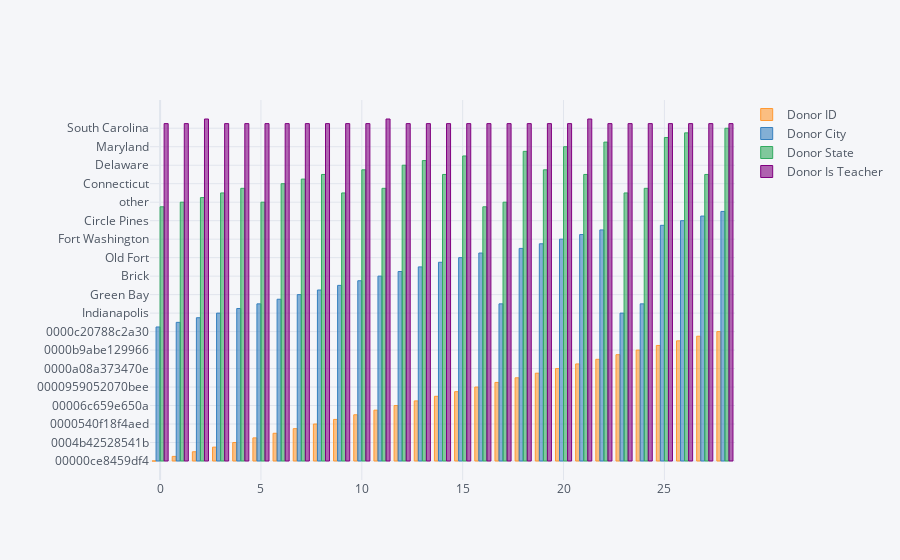

This figure's notebook cell:
### Code cell
main(cat)

### Figure 1 — Plotly figure (JSON) as saved in the notebook; plotly's stock layout.template omitted (floating-point values rounded to 4 significant figures)
{"data": [{"marker": {"color": "rgba(255, 153, 51, 0.6)", "line": {"color": "rgba(255, 153, 51, 1.0)", "width": 1}}, "name": "Donor ID", "orientation": "v", "text": "", "type": "bar", "x": [0, 1, 2, 3, 4, 5, 6, 7, 8, 9, 10, 11, 12, 13, 14, 15, 16, 17, 18, 19, 20, 21, 22, 23, 24, 25, 26, 27, 28], "y": ["00000ce8459df4", "0000278c8b1edd", "00002dghj5a999a", "08efbd0797bffb5", "0004b42528541b", "0000acd0f814b9", "00003500bf0731", "0000ba53d7edf1", "0000540f18f4aed", "00005e509db839", "000052b023a4", "00006080f5c119a", "00006c659e650a", "000073acbe8b7d", "00uhue1f2529b48", "00008e57881f2d0", "0000959052070bee", "0000a12480d7b06a", "0000a28589a3bd6", "0000e0cd44c62b", "0000a08a373470e", "0000a9a22a8b8cf1", "0000b2810f82453b", "0000bbd1eae19feb", "0000b9abe129966", "0000bf290944ba0a", "0000be6bb740052", "0000c1430892c9ef", "0000c20788c2a30"]}, {"marker": {"color": "rgba(55, 128, 191, 0.6)", "line": {"color": "rgba(55, 128, 191, 1.0)", "width": 1}}, "name": "Donor City", "orientation": "v", "text": "", "type": "bar", "x": [0, 1, 2, 3, 4, 5, 6, 7, 8, 9, 10, 11, 12, 13, 14, 15, 16, 17, 18, 19, 20, 21, 22, 23, 24, 25, 26, 27, 28], "y": ["Evanston", "Appomattox", "Winton", "Indianapolis", "Paterson", "", "Stamford", "Green Bay", "Argyle", "Valparaiso", "Villanova", "Brick", "Wilmington", "Pasadena", "Mohegan Lake", "Old Fort", "Quincy", "", "Grand Rapids", "Lancaster", "Fort Washington", "East Stroudsburg", "Ocala", "Indianapolis", "", "Honolulu", "Circle Pines", "Brooklyn", "Laurens"]}, {"marker": {"color": "rgba(50, 171, 96, 0.6)", "line": {"color": "rgba(50, 171, 96, 1.0)", "width": 1}}, "name": "Donor State", "orientation": "v", "text": "", "type": "bar", "x": [0, 1, 2, 3, 4, 5, 6, 7, 8, 9, 10, 11, 12, 13, 14, 15, 16, 17, 18, 19, 20, 21, 22, 23, 24, 25, 26, 27, 28], "y": ["Illinois", "other", "California", "Indiana", "New Jersey", "other", "Connecticut", "Wisconsin", "New York", "Indiana", "Pennsylvania", "New Jersey", "Delaware", "Texas", "New York", "North Carolina", "Illinois", "other", "Michigan", "Pennsylvania", "Maryland", "New York", "Florida", "Indiana", "New Jersey", "Hawaii", "Minnesota", "New York", "South Carolina"]}, {"marker": {"color": "rgba(128, 0, 128, 0.6)", "line": {"color": "rgba(128, 0, 128, 1.0)", "width": 1}}, "name": "Donor Is Teacher", "orientation": "v", "text": "", "type": "bar", "x": [0, 1, 2, 3, 4, 5, 6, 7, 8, 9, 10, 11, 12, 13, 14, 15, 16, 17, 18, 19, 20, 21, 22, 23, 24, 25, 26, 27, 28], "y": ["No", "No", "Yes", "No", "No", "No", "No", "No", "No", "No", "No", "Yes", "No", "No", "No", "No", "No", "No", "No", "No", "No", "Yes", "No", "No", "No", "No", "No", "No", "No"]}], "layout": {"autosize": true, "legend": {"bgcolor": "#F5F6F9", "font": {"color": "#4D5663"}}, "paper_bgcolor": "#F5F6F9", "plot_bgcolor": "#F5F6F9", "title": {"font": {"color": "#4D5663"}}, "xaxis": {"autorange": true, "gridcolor": "#E1E5ED", "range": [-0.5, 28.5], "showgrid": true, "tickfont": {"color": "#4D5663"}, "title": {"font": {"color": "#4D5663"}, "text": ""}, "type": "linear", "zerolinecolor": "#E1E5ED"}, "yaxis": {"autorange": true, "gridcolor": "#E1E5ED", "range": [-4.111, 78.11], "showgrid": true, "tickfont": {"color": "#4D5663"}, "title": {"font": {"color": "#4D5663"}, "text": ""}, "type": "category", "zerolinecolor": "#E1E5ED"}}}
